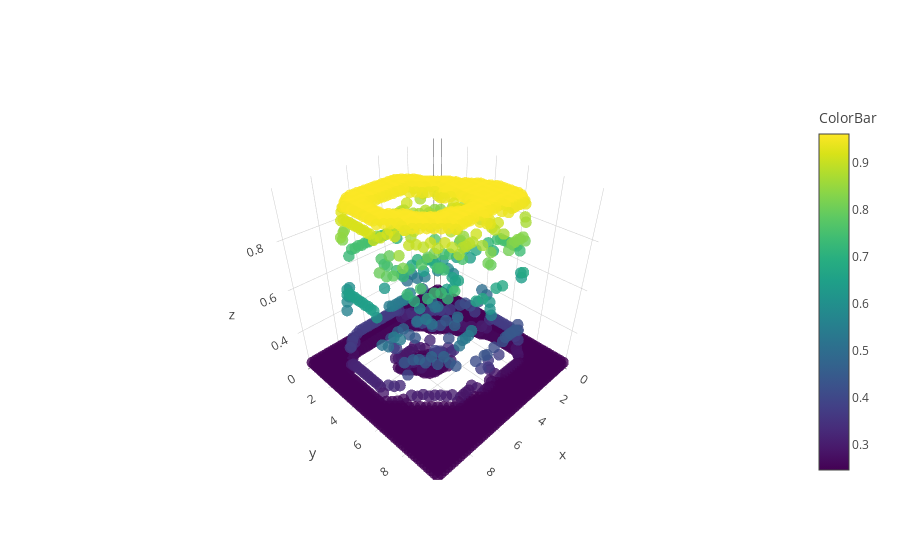

Notebook cell for this chart:
### Code cell
P= 50

params_unique = {'bandwidth': np.linspace(0, .2,20)}
grid_unique = GridSearchCV(KernelDensity(algorithm = "ball_tree",breadth_first = False), params_unique,verbose=0)

params_dens= {'bandwidth': np.linspace(.2, .6,20)}
grid_dens = GridSearchCV(KernelDensity(algorithm = "ball_tree",breadth_first = False), params_dens,verbose=0)

traces= [x for x in it.product(range(P),range(P))]

i_coords, j_coords = np.meshgrid(np.linspace(range_height[0],range_height[1],P),
                      np.linspace(range_length[0],range_length[1],P),indexing= 'ij')

background= np.array([i_coords, j_coords])

background= [background[:,c[0],c[1]] for c in traces]
background=np.array(background)


### Density measure
grid_dens.fit(datum)
kde = grid_dens.best_estimator_

P_dist= kde.score_samples(datum)
scores= kde.score_samples(background)

scores= np.exp(scores)
scores= np.array([x for x in scipy.stats.norm(np.mean(scores),np.std(scores)).cdf(scores)])

### haplotypes measure
datum= np.unique(dotum,axis= 0)

grid_unique.fit(datum)
kde = grid_unique.best_estimator_

P_dist= kde.score_samples(datum)
scores_haps= kde.score_samples(background)
scores_haps= np.exp(scores_haps)

scores_combine= scores_haps

scores_combine= scipy.stats.norm(np.mean(scores_combine),np.std(scores_combine)).cdf(scores_combine)

fig= [go.Scatter3d(
    x= background[:,0],
    y= background[:,1],
#    z= scores[[x for x in range(len(scores)) if scores[x] > 0]],
    z= scores_combine,
    mode= 'markers',
    marker= {
        'color':scores_combine,
        'colorbar': go.ColorBar(
            title= 'ColorBar'
        ),
        'colorscale':'Viridis',
        'line': {'width': 0},
        'size': 4,
        'symbol': 'circle',
      "opacity": .8
      }
)]


fig = go.Figure(data=fig)
iplot(fig)

### Figure 1 — Plotly figure (JSON) as saved in the notebook; plotly's stock layout.template omitted (floating-point values rounded to 4 significant figures; data arrays with more than 128 entries replaced by an {"elided": "..."} marker saying what was removed)
{"data": [{"marker": {"color": {"elided": "2500 float values"}, "colorbar": {"title": "ColorBar"}, "colorscale": "Viridis", "line": {"width": 0}, "opacity": 0.8, "size": 4, "symbol": "circle"}, "mode": "markers", "type": "scatter3d", "x": {"elided": "2500 float values"}, "y": {"elided": "2500 float values"}, "z": {"elided": "2500 float values"}}], "layout": {}}
